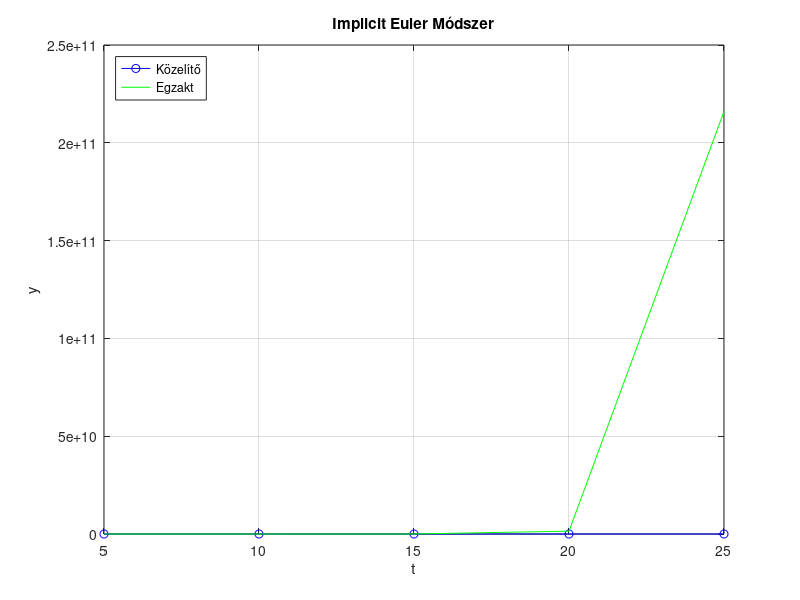

Recreate this plot in MATLAB.
% Implicit Euler Módszer
% y'(t)=(2 * t) + y diff. egyenlet megoldása y(0) = 1, h = 0.1, b = 0.4

clc, clear all, close all

n = input("Adja meg az iterációk számát: ") - 1;          % Iterációk száma
input_h = input("Adja meg a lépés méretet: ");           % lépés mérete
t0 = input("Adja meg a t0 kezdő értékét: ");         % t0 értéke
y0 = input("Adja meg a y0 kezdő értékét: ");         % y0 értéke
b = input("Adja meg az intervalum végét: ");     % Intervalum vége
f_inner = input("Adja meg a függvényt: ", "s");   % függvény bekérése
f = str2func(['@(t, y)', f_inner]); % függvény paraméter átalakítása propgramozási függvényre
a = t0;                                   % Intervalum kezdő értékének beállítása
if !isempty(input_h)          % h paraméter ellenőrzése, hogy megvan-e adva
  h = input_h;                % h változó beállítása, ha megvan adva
else
  h = (b - a) / n;            % lépés mértékének kiszámolása, ha nincs megadva
endif

% Nemlineáris egyenletrendszer
backward_euler = @ ( f, to, yo, tp, yp ) yp - yo - ( tp - to ) * ( f ( tp, yp ) )';
exact = @(t) ((-2) * (t + 1) + (3 * exp(t))); % függvény egzakt megoldása
m = length ( y0 );
t = zeros ( n + 1, 1 ); % t tömb feltöltése nullákkal
y = zeros ( n + 1, m ); % y tömb feltöltése nullákkal
ye = zeros( n + 1, m); % ye(egzakt megoldáshoz) tömb feltöltése nullákkal

% tömbök első elmeinek beállítása
t(1,1) = t0(:);
y(1,:) = y0(:);
ye(1,:) = y0(:);

fprintf('%7s %7s %7s %7s \n','i','t(i)','y(i)', 'ye(i)'); % fejléc kiírása
fprintf('%7d %7.2f %7.3f %7.3f \n', 1, t0(:), y0, y0); % első iteráció kiírása
for i = 1 : n

   to = t(i,1);
   yo = y(i,:);
   tp = to + h;
   yp = yo + h * f ( to, yo )';

   % Nemlineáris egyenletrendszer megoldása
   yp = fsolve ( @(yp)backward_euler(f, to, yo, tp, yp), yp );

   t(i+1,1) = tp; % Tároljuk a t tömben a kiszámolt idő értékét
   y(i+1,:) = yp; % tároljuk a y tömben a megoldott egyenlet rendszert
   ye(i + 1, :) = exact(t(i + 1, 1)); % egzakt függvény kiszámolása a t(i) pontban
   fprintf('%7d %7.2f %7.3f %7.3f \n',i + 1, t(i + 1), y(i + 1), ye(i + 1)); % aktuális pontok kiíratása
end

% Gráf készítése a becsült és egzakt függvényről
plot(t, y, 'b-o', t, exact(t), 'g');
title('Implicit Euler Módszer');
ylabel('y'); xlabel('t');
legend({'Közelítő','Egzakt'},'Location','northwest');
grid on

hold on
hold off
